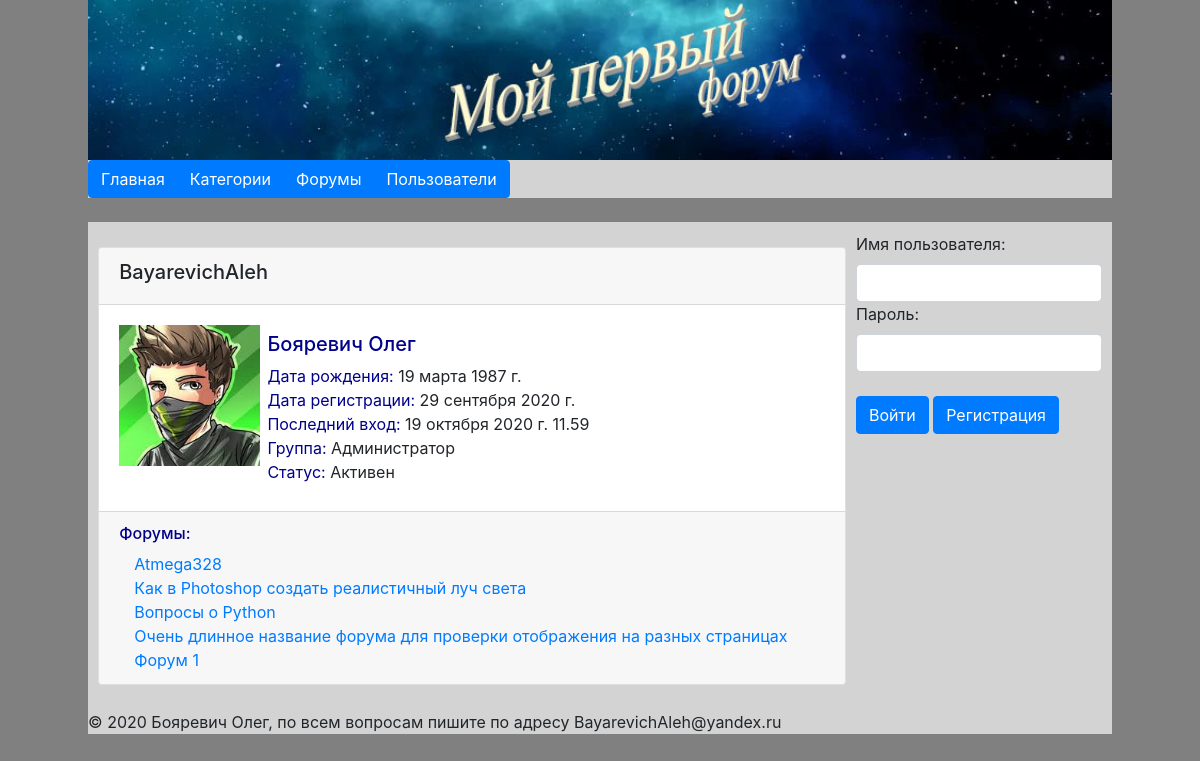
/user/BayarevichAleh, run on an earlier commit of the app's database.
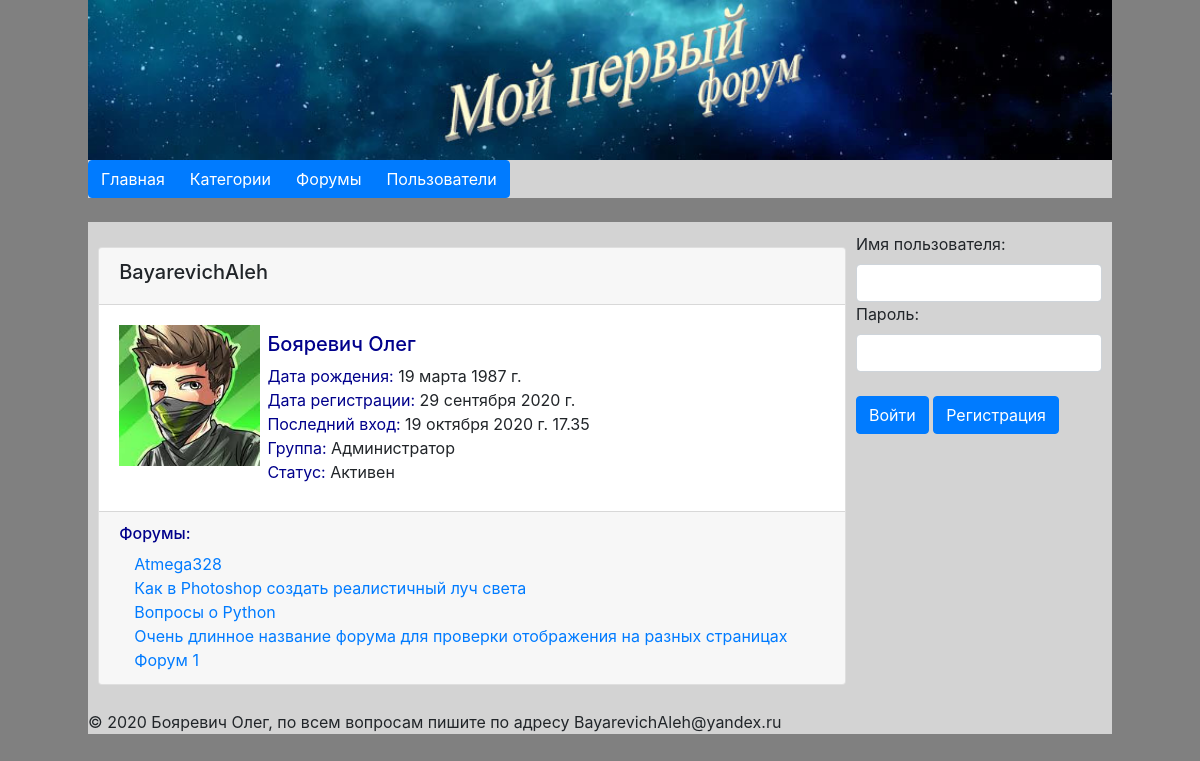
And on a later commit of the database.
### Forum/models.py (models this page shows, shortened)
class Users(AbstractUser):
    age = models.DateField(blank=True, null=True, verbose_name='Дата Рождения', )
    photo = models.ImageField(blank=True, upload_to='userphotos/', verbose_name='Фото')
    status = models.CharField(max_length=150, choices=STATUS_CHOICES, default='active', verbose_name='Статус')
    def __str__(self):
        return self.username
    class Meta:
        verbose_name = 'Пользователь'
        verbose_name_plural = 'Пользователи'
        ordering = ['username']

### Forum/views.py (the view)
# urls.py: path('user/<str:username>', UserView.as_view(), name='user'),
class UserView(TemplateView):
    template_name = 'Forum/user.html'
    userform = UserLoginForm
    def get_context_data(self, *args, **kwargs):
        context = super(UserView, self).get_context_data(**kwargs)
        context['userform'] = UserLoginForm
        try:
            context['user'] = Users.objects.get(username=self.kwargs['username'])
        except:
            return get_object_or_404(Users, username=self.kwargs['username'])
        context['user_forums'] = Forum.objects.filter(creator=context['user'])
        context['title'] = f"Пользователь :: {context['user']}"
        return context

### Forum/models.py (called while the page is built)
    def get_absolute_url(self):
        return reverse('forum', kwargs={"forum_id": self.pk})

    def __str__(self):
        return self.name

### Forum/templates/Forum/user.html (shortened to what this page needs)
{% extends 'base.html' %}
{% block content %}
    <div class="card text-center" style="margin: 15px auto">
        <div class="card-header" align="left">
            <h5>{{ user.username }}</h5></a>
        </div>
        <div class="card-body" align="left">
            <div class="col-1-4" style="width: 20%">
                {% if  user.photo %}
                    <img src="../../static{{ user.photo.url }}" width="100%" alt="Аватар">
                {% else %}
                    <img src="../../static/media/userphotos/nophoto.png" width="100%" alt="Аватар">
                {% endif %}
            </div>
            <div class="col-3-4">
                <h5 style="color:darkblue;">{{ user.last_name }} {{ user.first_name }}</h5>
                <font color="#00008b">Дата рождения: </font>{% if user.age != None %}
                {{ user.age|date:"d E Y г." }}{% else %}Не
                указана{% endif %}<br>
                <font color="#00008b">Дата регистрации: </font>{{ user.date_joined|date:"d E Y г." }}<br>
                <font color="#00008b">Последний вход: </font>{{ user.last_login|date:"d E Y г. H.i" }}<br>
                <font color="#00008b">Группа: </font>{{ user.groups.get }}<br>
                <font color="#00008b">Статус: </font>
                {% if user.status == "active" %}
                    Активен
                {% elif user.status == "warn" %}
                    Вынесено предупреждени
                {% elif user.status == "block" %}
                    Заблокирован
                {% elif user.status == "delate" %}
                    Удален
                {% endif %}
                <br>
            </div>
        </div>
        <div class="card-footer text-muted" align="left">
            <h6 style="color: darkblue">Форумы:</h6>
            <form action="#" method="get" id="delete">
                {% for item in user_forums %}
                    <div class="row" style="width: 800px">
                        <div class="col" style="width: 70%">
                            <a href="{{ item.get_absolute_url }}">{{ item }}</a><br>
                        </div>
                    </div>
                {% endfor %}
            </form>
        </div>
    </div>
{% endblock %}
{% block user %}
    {{ block.super }}
{% endblock %}

What changed in the data, as far as the page shows it:
changed Users "BayarevichAleh": last_login "19 октября 2020 г. 11.59" → "19 октября 2020 г. 17.35"
